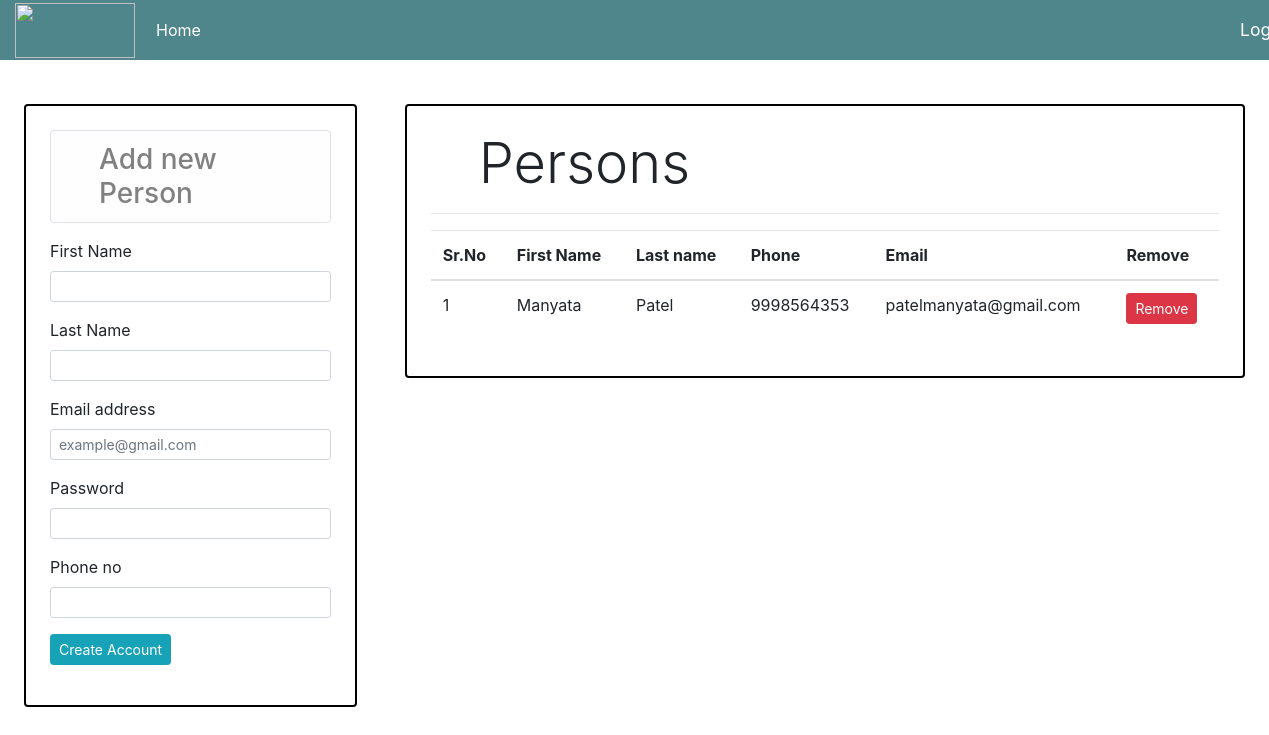
The page /deliveryperson on the database its author committed.
### store/models/Delivery.py (models this page shows, shortened)
class Delivery(models.Model):
    first_name = models.CharField(max_length=50, default='')
    last_name = models.CharField(max_length=50, default='')
    phone = models.CharField(max_length=15, default='')
    email = models.EmailField()
    password = models.CharField(max_length=500)
    @staticmethod
    def get_all():
        return Delivery.objects.all()

### store/views/admincontrol.py (the view, shortened to what this page needs)
# urls.py: path('deliveryperson',deliveryperson.as_view() ,name="deliveryperson"),
class deliveryperson(View):
    return_url = None
    def get(self,request):
        person = Delivery.get_all()
        return render(request, 'deliveryperson.html', {'persons': person})

### store/templates/deliveryperson.html (shortened to what this page needs)
<!DOCTYPE html>
{% load cart %}
{% load custom_filters %}
    <html lang="en">
    <head>
    <link rel="stylesheet" href="https://cdn.jsdelivr.net/npm/bootstrap@4.1.3/dist/css/bootstrap.min.css"
>
</head>
<body>
<header class="header " style="display: flex;align-items: center">
        <div class="logo-container " style="margin-left:5px;">
            <img src="https://tse1.mm.bing.net/th?id=OIP.tv04p4t35hQYkb1GXyRGggHaE7&pid=Api&P=0&h=180" style="height:55px;width:120px">
        </div>
<div class="logo-container " style="margin-left:5px;">
            <a class="nav-link" style="color:white" href="/admincontrol">Home</a>
        </div>
        <div class="cart-container" style="color:white;margin-left:80%">
            <a class="nav-link disabled" style="color:white" href="/logout">Logout</a>
        </div>
</header>
{% block content %}
{% load cart %}
{% load custom_filters %}
<div class="split left" >
   <div class="blackborder rounded p-4 m-4" >
       <h3 class="alert alert-light border rounded pl-5">Add new Person</h3>
 <form  action="/deliveryperson" method="POST" >
              <div class="form-group">
                <label for="">First Name</label>
                <input type="text" name="firstname" id="" value="{{values.first_name}}"class="form-control form-control-sm" placeholder=''>
              </div>
              <div class="form-group">
                <label for="">Last Name</label>
                <input type="text" name="lastname" id="" value="{{values.last_name}}"  class="form-control form-control-sm" placeholder=''>
              </div>
              <div class="form-group">
                <label for="">Email address</label>
                <input required type="email" name="email" id="" value="{{values.email}}" class="form-control form-control-sm" placeholder='example@gmail.com'>
              </div>
              <div class="form-group">
                  <label for="">Password</label>
                  <input type="password" name="password" id="" class="form-control form-control-sm" placeholder=''>
                </div>
              <div class="form-group">
                <label for="">Phone no</label>
                <input type="text" name="phone" id="" value="{{values.phone}}" class="form-control form-control-sm" placeholder=''>
              </div>
            <div class="form-group">
                <input class="btn btn-sm btn-info mx-auto"type="submit" value="Create Account" >
              </div>
          </form>
   </div>
</div>
<div class="split right" >
   <div class="blackborder rounded p-4 m-4" >
        <p class="display-4 pl-4 ml-4">Persons</p>
        <hr>
        <table class="table">
            <thead>
                <tr><th>Sr.No</th>
                    <th>First Name</th>
                    <th>Last name</th>
                    <th>Phone</th>
                    <th>Email</th>
                    <th>Remove</th>
                </tr>
            </thead>
            <tbody>
    {% for person in persons %}
    <tr>
        <td>{{ forloop.counter }}</td>
        <td>{{ person.first_name}}</td>
        <td>{{ person.last_name }}</td>
        <td>{{ person.phone}}</td>
       <td>{{ person.email}}</td>
         <td>
                <form method="POST" action="/removeperson">
                    <button type="submit" class="btn btn-danger btn-sm">Remove</button>
                </form>
            </td>
    {% endfor %}
</tbody>
        </table>
   </div>
</div>
{% endblock %}

### store/templates/deliveryperson.html (style rules this page uses)
* { box-sizing: border-box; }
body { margin: 0; }
.header { background-color:#4f868c ; height: 60px; width:100%; color: white; margin:0%; padding-left:10px; }
.cart-container { margin-left:3px; font-size: 1.1rem; display: flex; }
.split { height:100%; position:fixed; overflow-x:hidden; padding-top:20px; }
.left { width:30%; left:0; }
.right { width:70%; right:0; }
.blackborder { border: 2px solid Black; }

### rows shown on the page
Delivery: first_name "Manyata", last_name "Patel", phone "9998564353", email "patelmanyata@gmail.com"
